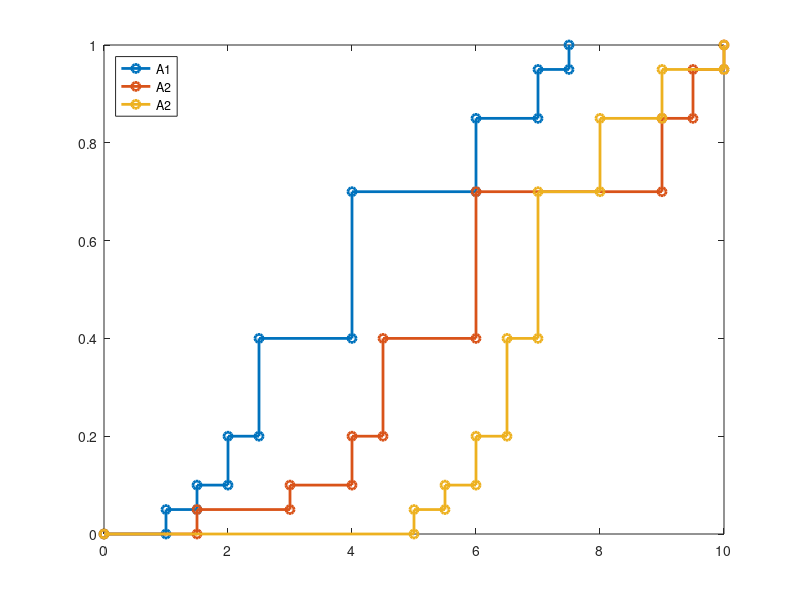

MATLAB code for this plot:
close all, clear all
t = 1:0.001:2;

alpha = 0.5

%define the functions
u1 = exp(alpha).*((1-exp(-alpha.*t))./(1-exp(-alpha)) -1 )
u2 = log(t)/log(2)
u3 = (sqrt(t)-1)./(sqrt(2)-1)


%after that they can be plotted with the given code
plot(t,u1,t,u2,t,u3,t,t-1,'LineWidth',2)
legend('u1, exp', 'u2, log', 'u3, iso-e',"linear", 'location','northwest')


close all, clear all

A1=[0 1 1.5 2 2.5 4 6 7 7.5];
A2=[0 1.5 3 4 4.5 6 9 9.5 10];
A3=[0 5 5.5 6 6.5 7 8 9 10];

%Fill in CDF
CDF=[0 0.05 0.1 0.2 0.4 0.7 0.85 0.95 1];

%use stairs function for plotting
stairs(A1, CDF, '-o', 'LineWidth', 2)
hold on
stairs(A2, CDF, '-o', 'LineWidth', 2)
stairs(A3, CDF, '-o', 'LineWidth', 2)
legend('A1', 'A2', 'A2', 'location','northwest')
